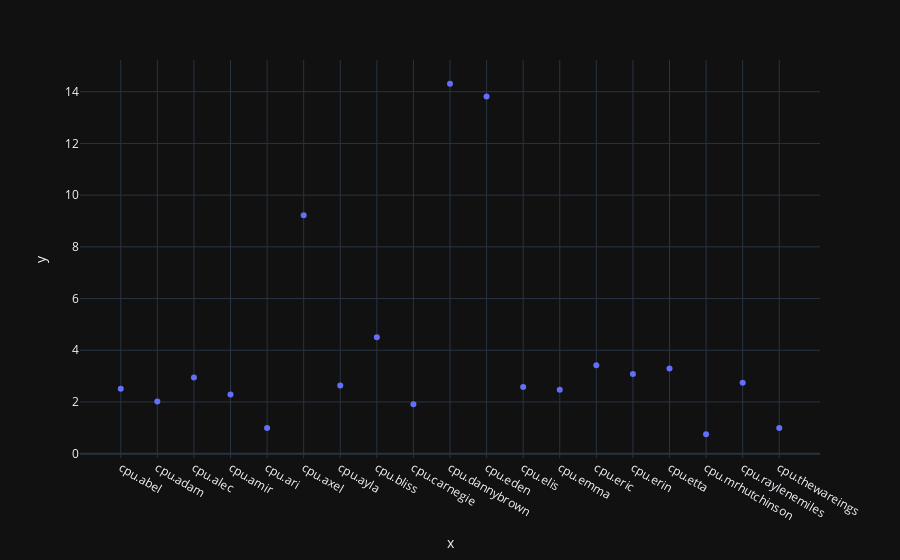

The notebook cell saved with this chart:
### Code cell
px.scatter(x= cpuStd.index, y=cpuStd.values)
#there is a shift in variation
#the median absolute deviation or the average absolute deviation might be plotted instead. This might be done if there were significant outliers in the data and a more robust measure of scale than the standard deviation was desired.

### Figure 1 — Plotly figure (JSON) as saved in the notebook; plotly's stock layout.template omitted (floating-point values rounded to 4 significant figures)
{"data": [{"hovertemplate": "x=%{x}<br>y=%{y}<extra></extra>", "legendgroup": "", "marker": {"color": "#636efa", "symbol": "circle"}, "mode": "markers", "name": "", "orientation": "v", "showlegend": false, "x": ["cpu.abel", "cpu.adam", "cpu.alec", "cpu.amir", "cpu.ari", "cpu.axel", "cpu.ayla", "cpu.bliss", "cpu.carnegie", "cpu.dannybrown", "cpu.eden", "cpu.elis", "cpu.emma", "cpu.eric", "cpu.erin", "cpu.etta", "cpu.mrhutchinson", "cpu.raylenemiles", "cpu.thewareings"], "xaxis": "x", "y": [2.514, 2.017, 2.944, 2.285, 0.995, 9.227, 2.632, 4.507, 1.907, 14.31, 13.81, 2.575, 2.476, 3.419, 3.079, 3.292, 0.7467, 2.746, 0.9933], "yaxis": "y", "type": "scatter"}], "layout": {"xaxis": {"anchor": "y", "domain": [0.0, 1.0], "title": {"text": "x"}}, "yaxis": {"anchor": "x", "domain": [0.0, 1.0], "title": {"text": "y"}}, "legend": {"tracegroupgap": 0}, "margin": {"t": 60}}}
